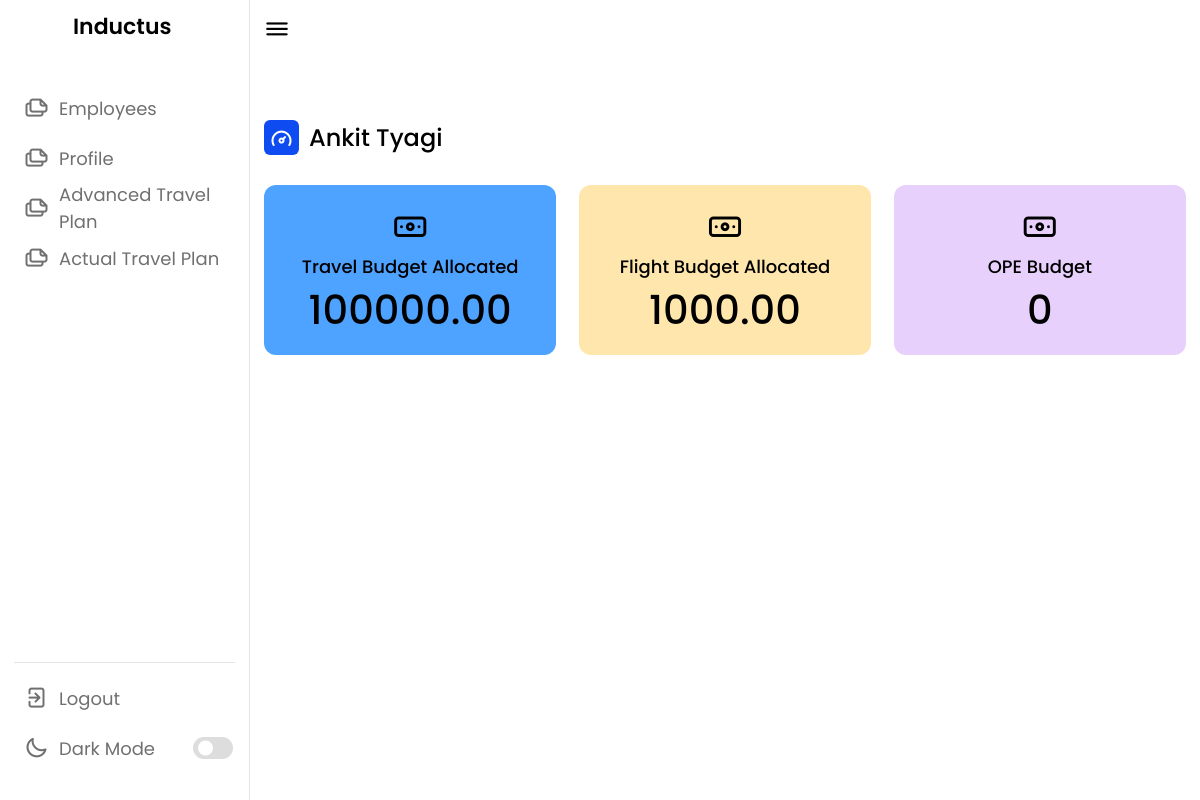
The page /employee/7e06c45b-a5ca-460d-8b0e-29f9c961be03/ (signed in) on the database its author committed.
### base/models.py (models this page shows)
class Employee(models.Model):
    uuid = models.UUIDField(default = uuid.uuid4,primary_key=True,editable=False)
    Emp_name = models.CharField(max_length=30)
    email = models.EmailField(max_length=50)
    contract_no = models.CharField(unique=True,max_length=15,)
    contract_start_date = models.DateField()
    contract_end_date = models.DateField()
    phone_number = models.CharField(unique=True,max_length=10)
    state = models.CharField(max_length=30)
    duty_station = models.CharField(max_length=40)
    def __str__(self):
        return str(self.Emp_name)

class TravelBudget(models.Model):
    uuid = models.UUIDField(default = uuid.uuid4,primary_key=True,editable=False)
    employee = models.ForeignKey(Employee,on_delete=models.CASCADE, null = True)
    allocated_budget = models.DecimalField(decimal_places=2,default = 0,max_digits = 10)
    from_date = models.DateField(null = True)
    to_date = models.DateField(null = True)
    remaining_budget = models.DecimalField(decimal_places=2,default = 0,max_digits = 10)

class FlightBudget(models.Model):
    uuid = models.UUIDField(default = uuid.uuid4,primary_key=True,editable=False)
    employee = models.ForeignKey(Employee,on_delete=models.CASCADE, null = True)
    allocated_budget = models.DecimalField(decimal_places=2,default = 0,max_digits = 10)
    from_date = models.DateField(null = True)
    to_date = models.DateField(null = True)
    remaining_budget = models.DecimalField(decimal_places=2,default = 0,max_digits = 10)

### base/views.py (the view)
# urls.py: path('employee/<str:pk>/',EmployeeProfileView,name = "employee"),
@login_required(login_url='login')
def EmployeeProfileView(request,pk):
    flight_budget=0
    travel_budget=0
    ope_budget=0
    employee=0
    try:
        employee = Employee.objects.get(uuid=pk)
        print(employee)
        flight_budget = FlightBudget.objects.get(employee=employee)
        travel_budget = TravelBudget.objects.get(employee=employee)
        ope_budget = OPEBudget.objects.get(employee=employee)
    except:
        pass
    context = {
        'employee': employee,
        'flight_budget' : flight_budget,
        'travel_budget' : travel_budget,
        'ope_budget' : ope_budget
    }
    return render(request,"profile.html",context)

### base/templates/profile.html (shortened to what this page needs)
{% load static %}
<!DOCTYPE html>
<html lang="en">
<head>
    <link rel="stylesheet" href="{% static 'style.css' %}">
    <link rel="stylesheet" href="https://unicons.iconscout.com/release/v4.0.0/css/line.css">
</head>
<body>
    <nav>
        <div class="logo-name">
            <span class="logo_name">Inductus</span>
        </div>
        <div class="menu-items">
            <ul class="nav-links">
                <li><a href="{% url 'employees' %}">
                    <i class="uil uil-files-landscapes"></i>
                    <span class="link-name">Employees</span>
                </a></li>
                <li><a href="" target="_self">
                        <i class="uil uil-files-landscapes"></i>
                        <span class="link-name">Profile</span>
                    </a></li>
                    <li><a href="{% url 'atp' employee.uuid %}">
                        <i class="uil uil-files-landscapes"></i>
                        <span class="link-name">Advanced Travel Plan</span>
                    </a></li>
                    <li><a href="">
                        <i class="uil uil-files-landscapes"></i>
                        <span class="link-name">Actual Travel Plan</span>
                    </a></li>
            </ul>
            <ul class="logout-mode">
                <li><a href="{% url 'logout' %}">
                        <i class="uil uil-signout"></i>
                        <span class="link-name">Logout</span>
                    </a></li>
                <li class="mode">
                    <a href="#">
                        <i class="uil uil-moon"></i>
                        <span class="link-name">Dark Mode</span>
                    </a>
                    <div class="mode-toggle">
                        <span class="switch"></span>
                    </div>
                </li>
            </ul>
        </div>
    </nav>
    <section class="dashboard">
        <div class="top">
            <i class="uil uil-bars sidebar-toggle"></i>
        </div>
        <div class="dash-content">
            <div class="overview">
                <div class="activity">
                    <div class="title">
                        <i class="uil uil-tachometer-fast-alt"></i>
                        <span class="text">{{employee.Emp_name}}</span>
                    </div>
                    <div class="boxes">
                        <div class="box box1">
                            <i class="uil uil-money-bill"></i>
                            <span class="text">Travel Budget Allocated</span>
                            {% if travel_budget == 0  %}
                            <span class="number">0</span>
                            {% else %}
                            <span class="number">{{travel_budget.allocated_budget}}</span>
                            {% endif %}
                        </div>
                        <div class="box box2">
                            <i class="uil uil-money-bill"></i>
                            <span class="text">Flight Budget Allocated</span>
                            {% if flight_budget == 0  %}
                            <span class="number">0</span>
                            {% else %}
                            <span class="number">{{flight_budget.allocated_budget}}</span>
                            {% endif %}
                        </div>
                        <div class="box box3">
                            <i class="uil uil-money-bill"></i>
                            <span class="text">OPE Budget</span>
                            {% if ope_budget == 0  %}
                            <span class="number">0</span>
                            {% else %}
                            <span class="number">{{ope_budget.allocated_budget}}</span>
                            {% endif %}
                        </div>
                    </div>
                    </div>
                    </div>
            </div>
    </section>
</body>
</html>

### static/style.css (style rules this page uses)
* { margin: 0; padding: 0; box-sizing: border-box; font-family: 'Poppins', sans-serif; }
:root { --primary-color: #0E4BF1; --panel-color: #FFF; --text-color: #000; --black-light-color: #707070; --border-color: #e6e5e5; --toggle-color: #DDD; --box1-color: #4DA3FF; --box2-color: #FFE6AC; --box3-color: #E7D1FC; --title-icon-color: #fff; --tran-05: all 0.5s ease; --tran-03: all 0.3s ease; --tran-03: all 0.2s ease; }
body { min-height: 100vh; background-color: var(--primary-color); }
nav { position: fixed; top: 0; left: 0; height: 100%; width: 250px; padding: 10px 14px; background-color: var(--panel-color); border-right: 1px solid var(--border-color); transition: var(--tran-05); }
nav .logo-name { display: flex; align-items: center; }
nav .logo-name .logo_name { font-size: 22px; font-weight: 600; color: var(--text-color); margin-left: 14px; transition: var(--tran-05); }
nav .menu-items { margin-top: 40px; height: calc(100% - 90px); display: flex; flex-direction: column; justify-content: space-between; }
.menu-items li { list-style: none; }
.menu-items li a { display: flex; align-items: center; height: 50px; text-decoration: none; position: relative; }
.menu-items li a i { font-size: 24px; min-width: 45px; height: 100%; display: flex; align-items: center; justify-content: center; color: var(--black-light-color); }
.menu-items li a .link-name { font-size: 18px; font-weight: 400; color: var(--black-light-color); transition: var(--tran-05); }
.menu-items .logout-mode { padding-top: 10px; border-top: 1px solid var(--border-color); }
.menu-items .mode { display: flex; align-items: center; white-space: nowrap; }
.menu-items .mode-toggle { position: absolute; right: 14px; height: 50px; min-width: 45px; display: flex; align-items: center; justify-content: center; cursor: pointer; }
.mode-toggle .switch { position: relative; display: inline-block; height: 22px; width: 40px; border-radius: 25px; background-color: var(--toggle-color); }
.switch:before { content: ""; position: absolute; left: 5px; top: 50%; transform: translateY(-50%); height: 15px; width: 15px; background-color: var(--panel-color); border-radius: 50%; transition: var(--tran-03); }
.dashboard { position: relative; left: 250px; background-color: var(--panel-color); min-height: 100vh; width: calc(100% - 250px); padding: 10px 14px; transition: var(--tran-05); }
.dashboard .top { position: fixed; top: 0; left: 250px; display: flex; width: calc(100% - 250px); justify-content: space-between; align-items: center; padding: 10px 14px; background-color: var(--panel-color); transition: var(--tran-05); z-index: 10; }
.dashboard .top .sidebar-toggle { font-size: 26px; color: var(--text-color); cursor: pointer; }
.dashboard .dash-content { padding-top: 50px; }
.dash-content .title { display: flex; align-items: center; margin: 60px 0 30px 0; }
.dash-content .title i { position: relative; height: 35px; width: 35px; background-color: var(--primary-color); border-radius: 6px; color: var(--title-icon-color); display: flex; align-items: center; justify-content: center; font-size: 24px; }
.dash-content .title .text { font-size: 24px; font-weight: 500; color: var(--text-color); margin-left: 10px; }
.dash-content .boxes { display: flex; align-items: center; justify-content: space-between; flex-wrap: wrap; }
.dash-content .boxes .box { display: flex; flex-direction: column; align-items: center; border-radius: 12px; width: calc(100% / 3 - 15px); padding: 15px 20px; background-color: var(--box1-color); transition: var(--tran-05); }
.boxes .box i { font-size: 35px; color: var(--text-color); }
.boxes .box .text { white-space: nowrap; font-size: 18px; font-weight: 500; color: var(--text-color); }
.boxes .box .number { font-size: 40px; font-weight: 500; color: var(--text-color); }
.boxes .box.box2 { background-color: var(--box2-color); }
.boxes .box.box3 { background-color: var(--box3-color); }

### rows shown on the page
Employee: Emp_name "Ankit Tyagi"
TravelBudget: allocated_budget "100000.00"
FlightBudget: allocated_budget "1000.00"
